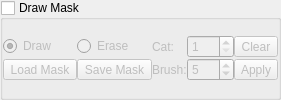
    <widget class="QGroupBox" name="groupBoxMaskDrawing">
     <property name="sizePolicy">
      <sizepolicy hsizetype="Preferred" vsizetype="Fixed">
       <horstretch>0</horstretch>
       <verstretch>0</verstretch>
      </sizepolicy>
     </property>
     <property name="toolTip">
      <string>Enable/disable drawing on 2D plot</string>
     </property>
     <property name="title">
      <string>Draw Mask</string>
     </property>
     <property name="checkable">
      <bool>true</bool>
     </property>
     <property name="checked">
      <bool>false</bool>
     </property>
     <layout class="QVBoxLayout" name="verticalLayoutMask">
      <property name="spacing">
       <number>0</number>
      </property>
      <property name="leftMargin">
       <number>0</number>
      </property>
      <property name="topMargin">
       <number>0</number>
      </property>
      <property name="rightMargin">
       <number>0</number>
      </property>
      <property name="bottomMargin">
       <number>0</number>
      </property>
      <item>
       <layout class="QGridLayout" name="maskFileOpsLayout">
        <property name="leftMargin">
         <number>0</number>
        </property>
        <property name="topMargin">
         <number>0</number>
        </property>
        <property name="rightMargin">
         <number>0</number>
        </property>
        <property name="bottomMargin">
         <number>0</number>
        </property>
        <property name="spacing">
         <number>0</number>
        </property>
        <item row="1" column="2">
         <widget class="QLabel" name="labelBrush">
          <property name="text">
           <string>Brush:</string>
          </property>
         </widget>
        </item>
        <item row="1" column="4">
         <widget class="QSpinBox" name="brushSpinBox">
          <property name="toolTip">
           <string>Brush radius in pixels</string>
          </property>
          <property name="minimum">
           <number>1</number>
          </property>
          <property name="maximum">
           <number>50</number>
          </property>
          <property name="value">
           <number>5</number>
          </property>
         </widget>
        </item>
        <item row="0" column="0">
         <widget class="QRadioButton" name="drawRadio">
          <property name="text">
           <string>Draw</string>
          </property>
          <property name="checked">
           <bool>true</bool>
          </property>
         </widget>
        </item>
        <item row="0" column="1">
         <widget class="QRadioButton" name="eraseRadio">
          <property name="text">
           <string>Erase</string>
          </property>
         </widget>
        </item>
        <item row="0" column="4">
         <widget class="QSpinBox" name="categorySpinBox">
          <property name="sizePolicy">
           <sizepolicy hsizetype="MinimumExpanding" vsizetype="Fixed">
            <horstretch>0</horstretch>
            <verstretch>0</verstretch>
           </sizepolicy>
          </property>
          <property name="toolTip">
           <string>Category/class ID for drawing (1-255)</string>
          </property>
          <property name="minimum">
           <number>1</number>
          </property>
          <property name="maximum">
           <number>255</number>
          </property>
          <property name="value">
           <number>1</number>
          </property>
         </widget>
        </item>
        <item row="0" column="2">
         <widget class="QLabel" name="labelCat">
          <property name="text">
           <string>Cat:</string>
          </property>
         </widget>
        </item>
        <item row="1" column="0">
         <widget class="QToolButton" name="loadMaskBtn">
          <property name="toolTip">
           <string>Load mask from integer TIFF (different ints = different classes)</string>
          </property>
          <property name="text">
           <string>Load Mask</string>
          </property>
         </widget>
        </item>
        <item row="1" column="1">
         <widget class="QToolButton" name="saveMaskBtn">
          <property name="toolTip">
           <string>Save mask as integer TIFF</string>
          </property>
          <property name="text">
           <string>Save Mask</string>
          </property>
         </widget>
        </item>
        <item row="0" column="8">
         <widget class="QToolButton" name="clearMaskBtn">
          <property name="sizePolicy">
           <sizepolicy hsizetype="MinimumExpanding" vsizetype="Fixed">
            <horstretch>0</horstretch>
            <verstretch>0</verstretch>
           </sizepolicy>
          </property>
          <property name="toolTip">
           <string>Clear current mask</string>
          </property>
          <property name="text">
           <string>Clear</string>
          </property>
         </widget>
        </item>
        <item row="1" column="8">
         <widget class="QToolButton" name="applyMaskBtn">
          <property name="sizePolicy">
           <sizepolicy hsizetype="MinimumExpanding" vsizetype="Fixed">
            <horstretch>0</horstretch>
            <verstretch>0</verstretch>
           </sizepolicy>
          </property>
          <property name="toolTip">
           <string>Apply mask to create selections</string>
          </property>
          <property name="text">
           <string>Apply</string>
          </property>
         </widget>
        </item>
       </layout>
      </item>
     </layout>
    </widget>
